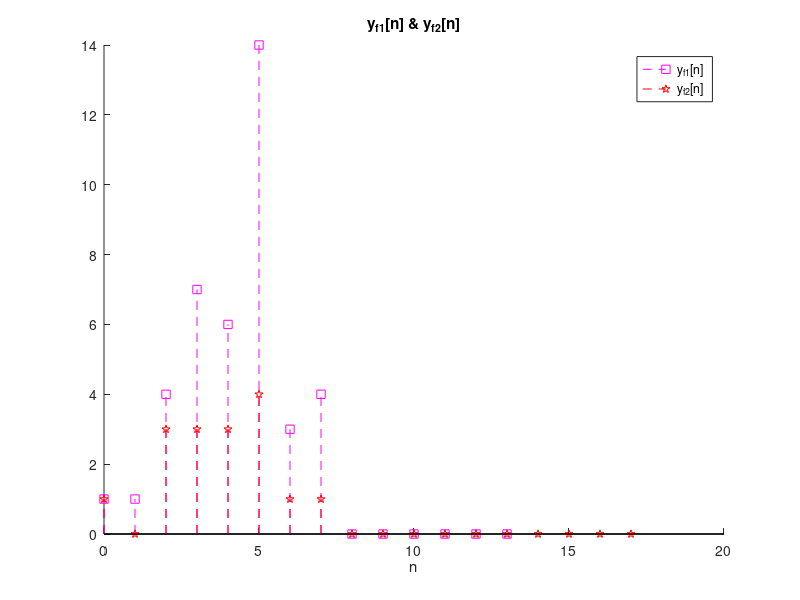

This chart was generated by the following MATLAB code:
% Problem 2.4(f)

x1 = [1 1 1 1 0 0 0 0 0 0];
nx1 = 0:9;

h1 = [1 -1 3 0 1];
h2 = [0 2 5 4 -1];
nh1 = 0:4;

w = x1.*(nx1+1);
hw = nx1;

yf1 = conv(w, h1);
nyf1 = (hw(1)+nh1(1)):1:(hw(end)+nh1(end));

hf1 = [1 0 0 0 0].*[1 2 3 4 5];
nhf1 = 0:1:4;

hf2 = h1;
nhf2 = nh1;

hseries = conv(hf1, hf2);
nhseries = (nhf1(1)+nhf2(1)):(nhf1(end)+nhf2(end));

yf2 = conv(x1, hseries);
nyf2 = (nx1(1)+nhseries(1)):(nx1(end)+nhseries(end));

figure;
hold on
stem(nyf1, yf1, 'm--s');
stem(nyf2, yf2, 'r--p');
title('y_{f1}[n] & y_{f2}[n]');
legend('y_{f1}[n]', 'y_{f2}[n]', 'Location', 'northeast');
xlabel('n');

saveas(gcf, "plots/P2_4_f_out.png");
close;



